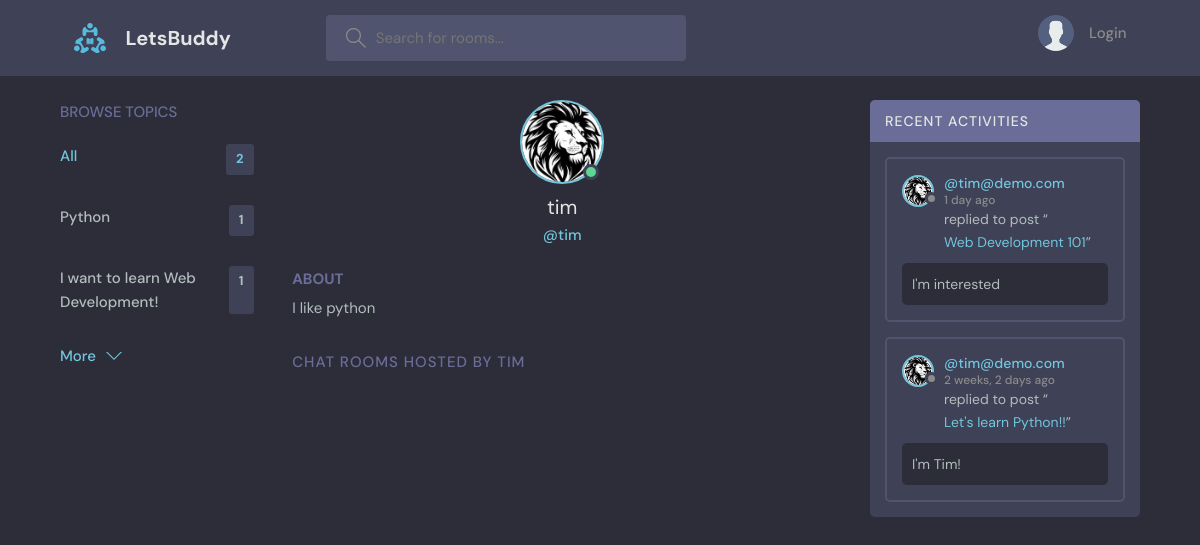
The app's page /profile/2/ with its own data.
### base/models.py (models this page shows, shortened)
class Topic(models.Model):
    name = models.CharField(max_length=200)

class User(AbstractUser):
    name = models.CharField(max_length=200, null=True)
    email = models.EmailField(unique=True, null=True)
    bio = models.TextField(null=True)
    avatar = models.ImageField(null=True, default="avatar.svg")
    USERNAME_FIELD = 'email'
    REQUIRED_FIELDS = []

class Message(models.Model):
    user = models.ForeignKey(User, on_delete=models.CASCADE)
    room = models.ForeignKey(Room, on_delete=models.CASCADE)
    body = models.TextField()
    updated = models.DateTimeField(auto_now=True)
    created = models.DateTimeField(auto_now_add=True)
    class Meta:
        ordering = ['-updated', '-created']

class Room(models.Model):
    host = models.ForeignKey(User, on_delete=models.SET_NULL, null=True)
    topic = models.ForeignKey(Topic, on_delete=models.SET_NULL, null=True)
    name = models.CharField(max_length=200)
    description = models.TextField(null=True, blank=True)
    participants = models.ManyToManyField(User,
                    related_name='participants', blank=True)
    updated = models.DateTimeField(auto_now=True)
    created = models.DateTimeField(auto_now_add=True)
    class Meta:
        ordering = ['-updated', '-created']
    def __str__(self):
        return self.name

### base/views.py (the view)
# urls.py: path('profile/<str:pk>/', views.userProfile, name="user-profile"),
def userProfile(request, pk):
    user = User.objects.get(id=pk)
    rooms = user.room_set.all()
    room_messages = user.message_set.all()
    topics = Topic.objects.all()
    context = {'user': user, 'rooms': rooms,
                'room_messages': room_messages, 'topics':topics}
    return render(request, 'base/profile.html', context)

### base/templates/base/profile.html (shortened to what this page needs)
{% extends 'main.html' %}
{% block content %}
  <main class="profile-page layout layout--3">
    <div class="container">
      {% include 'base/topics_component.html' %}
      <div class="roomList">
        <div class="profile">
          <div class="profile__avatar">
            <div class="avatar avatar--large active">
              <img src={{user.avatar.url}} />
            </div>
          </div>
          <div class="profile__info">
            <h3>{{user.username}}</h3>
            <p>@{{user.username}}</p>
          </div>
          <div class="profile__about">
            <h3>About</h3>
            <p>
              {{user.bio}}
            </p>
          </div>
        </div>
        <div class="roomList__header">
          <div>
            <h2>Chat Rooms Hosted by {{user.username}} </a>
            </h2>
          </div>
        </div>
      </div>
      {% include 'base/activity_component.html' %}
    </div>
  </main>
{% endblock content %}

### base/templates/base/topics_component.html
<div class="topics">
    <div class="topics__header">
      <h2>Browse Topics</h2>
    </div>
    <ul class="topics__list">
      <li>
        <a href="{% url 'home' %}" class="active">All <span>{{topics.count}}</span></a>
      </li>
    {% for topic in topics %}
      <li>
        <a href="{% url 'home' %}?q={{topic.name}}">{{topic.name}} <span>{{topic.room_set.all.count}}</span></a>
      </li>
    {% endfor %}
    </ul>
    <a class="btn btn--link" href="{% url 'topics' %}">
      More
      <svg version="1.1" xmlns="http://www.w3.org/2000/svg" width="32" height="32" viewBox="0 0 32 32">
        <title>chevron-down</title>
        <path d="M16 21l-13-13h-3l16 16 16-16h-3l-13 13z"></path>
      </svg>
    </a>
  </div>

### base/templates/base/activity_component.html (shortened to what this page needs)
<div class="activities">
    <div class="activities__header">
      <h2>Recent Activities</h2>
    </div>
    {% for message in room_messages %}
    <div class="activities__box">
      <div class="activities__boxHeader roomListRoom__header">
        <a href="{% url 'user-profile' message.user.id %}" class="roomListRoom__author">
          <div class="avatar avatar--small">
            <img src="{{message.user.avatar.url}}" />
          </div>
          <p>
            @{{message.user}}
            <span>{{message.created|timesince}} ago</span>
          </p>
        </a>
      </div>
        <div class="activities__boxContent">
            <p>replied to post “<a href="{% url 'room' message.room.id %}">{{message.room}}</a>”</p>
            <div class="activities__boxRoomContent">
                {{message.body}}
            </div>
        </div>
    </div>
    {% endfor %}
</div>

### records on screen
Topic: name "Python", room_set.all.count "1"
Topic: name "I want to learn Web Development!", room_set.all.count "1"
User: avatar (picture), username "tim", bio "I like python", username "TIM"
Message: user.avatar (picture), user "tim@demo.com", created "1 day", room "Web Development 101", body "I'm interested"
Message: user.avatar (picture), user "tim@demo.com", created "2 weeks, 2 days", room "Let's learn Python!!", body "I'm Tim!"

### other values on screen
{{ topics.count }} "2"
